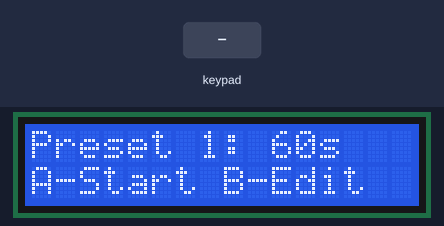
The sketch below on a simulated Arduino Uno, built with avr-gcc and run on an emulated ATmega328P. Shown: 16×2 character LCD. Inputs (shaded band) come from the test bench. EEPROM starts erased.

Above: at 1.3 s.
1.4 s: key 'B' pressed
At 1.8 s:
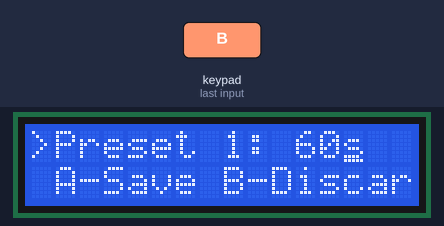
4.0 s: keypad keys 0 1 2 3 A pressed 0.4 s apart
At 7.1 s:
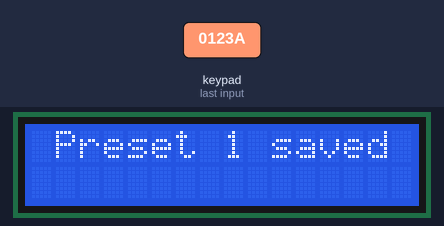
7.5 s: key 'A' pressed
At 8.7 s:
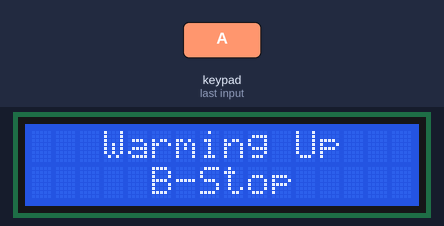
10.5 s: keypad keys 4 5 6 7 A pressed 0.4 s apart
At 13.5 s:
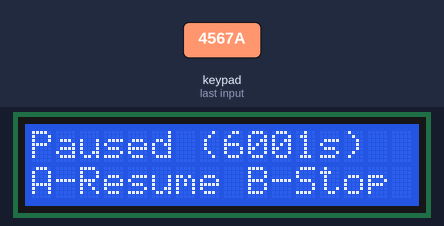
14.0 s: key 'B' pressed
At 14.8 s:
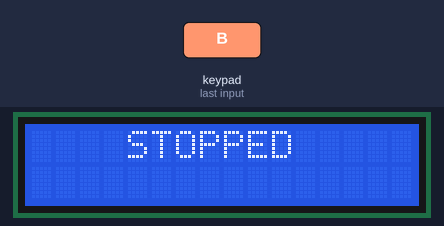
17.0 s: key 'B' pressed
At 17.4 s:
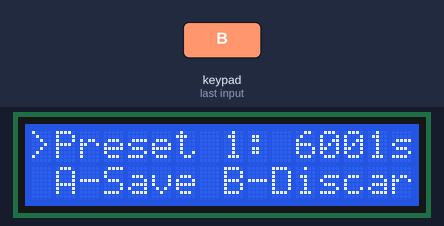
Timing chart, 0 to 20.0 s (numbered marks = the images above; inputs shaded):
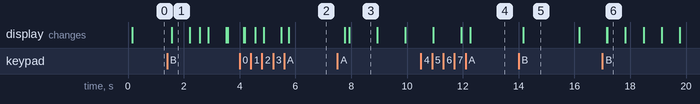

The sketch:

arduino-timer.ino
```cpp
#include <Keypad_I2C.h>
#include <Keypad.h>
#include <LiquidCrystal.h>
#include <EEPROM.h>

const int screenRows = 2;
const int screenCols = 16;

#define SCREEN_RST_PIN 8
#define SCREEN_ENABLE_PIN 7
#define SCREEN_D4_PIN 6
#define SCREEN_D5_PIN 5
#define SCREEN_D6_PIN 4
#define SCREEN_D7_PIN 3

#define KEYPAD_I2CADDR 0x38

#define LOAD_PIN 2

const byte KEYPAD_ROWS = 4;
const byte KEYPAD_COLS = 4;

char keys[KEYPAD_ROWS][KEYPAD_COLS] = {
  {'1','2','3','A'},
  {'4','5','6','B'},
  {'7','8','9','C'},
  {'*','0','#','D'}
};

byte keypadRowPins[KEYPAD_ROWS] = {0, 1, 2, 3};
byte keypadColPins[KEYPAD_COLS] = {4, 5, 6, 7};

char lastPressedKey = '\0';

enum TimerState { MAIN_MENU, EDIT, RUNNING, WARMING_UP };
TimerState currentState;


LiquidCrystal lcd(SCREEN_RST_PIN, SCREEN_ENABLE_PIN, SCREEN_D4_PIN, SCREEN_D5_PIN, SCREEN_D6_PIN, SCREEN_D7_PIN);
Keypad_I2C keypad = Keypad_I2C( makeKeymap(keys), keypadRowPins, keypadColPins, KEYPAD_ROWS, KEYPAD_COLS, KEYPAD_I2CADDR );

unsigned int scrollPosition = 0;
unsigned long scrollLastTime = 0;
int scrollDelay = 650;

void switchState(TimerState state) {
  currentState = state;
  switch(currentState) {
    case MAIN_MENU:
      mainMenuSetup();
      break;
    case EDIT:
      editSetup();
      break;
    case WARMING_UP:
      warmingUpSetup();
      break;
    case RUNNING:
      runningSetup();
      break;
  }
}

void EEPROMWriteInt(int p_address, int p_value)
{
  byte lowByte = ((p_value >> 0) & 0xFF);
  byte highByte = ((p_value >> 8) & 0xFF);
  EEPROM.write(p_address, lowByte);
  EEPROM.write(p_address + 1, highByte);
}

//This function will read a 2 byte integer from the eeprom at the specified address and address + 1
unsigned int EEPROMReadInt(int p_address)
{
  byte lowByte = EEPROM.read(p_address);
  byte highByte = EEPROM.read(p_address + 1);
  return ((lowByte << 0) & 0xFF) + ((highByte << 8) & 0xFF00);
}

unsigned int defaultPresetValue = 60;

unsigned int presets[10] = {defaultPresetValue, defaultPresetValue, defaultPresetValue, defaultPresetValue, defaultPresetValue, defaultPresetValue, defaultPresetValue, defaultPresetValue, defaultPresetValue, defaultPresetValue};

void savePreset(int presetNumber) {
  int resultAddress = 2 + presetNumber * 2;
  EEPROMWriteInt(resultAddress, presets[presetNumber]);
}

void setup() {
  // put your setup code here, to run once:
  Serial.begin(9600);
  keypad.begin();
  pinMode(LOAD_PIN, OUTPUT);
  keypad.addEventListener(keypadEvent);
  lcd.begin(screenCols, screenRows);

  byte editSymbolS[8] = {
    0b00000,
    0b00000,
    0b01110,
    0b10000,
    0b01110,
    0b00001,
    0b11110,
    0b11111
  };

  byte editSymbolWithZero[8] = {
    0b01110,
    0b10001,
    0b10011,
    0b10101,
    0b11001,
    0b10001,
    0b01110,
    0b11111
  };

  lcd.createChar(0, editSymbolS);
  lcd.createChar(1, editSymbolWithZero);

  // load presets from eeeprom:
  if (EEPROMReadInt(0) == 42) {
    // it's correct data, read presets:
    for (int i = 0; i < 10; ++i) {
      presets[i] = EEPROMReadInt(2 + i * 2);
    }
  } else {
    EEPROMWriteInt(0, 42);
    for (int i = 0; i < 10; ++i) {
      savePreset(i);
    }
  }

  switchState(MAIN_MENU);
}

void loop() {
  // put your main code here, to run repeatedly:
  char key = keypad.getKey();
  switch(currentState) {
    case MAIN_MENU:
      mainMenuLoop();
      break;
    case EDIT:
      editLoop();
      break;
    case RUNNING:
      runningLoop();
      break;
    case WARMING_UP:
      warmingUpLoop();
      break;
  }
}

int currentPreset = 1;


void clearRow(int row) {
  lcd.setCursor(0, row);
  for (int i = 0; i < screenCols; ++i) {
    lcd.print(' ');
  }
}

void initScroll() {
  clearRow(1);
  scrollLastTime = 0;
  scrollPosition = 0;
}

void processScroll(char* text, int sizeOfText) {
  unsigned long currentTime = millis();
  if (scrollLastTime == 0 || currentTime - scrollLastTime > scrollDelay){
    lcd.setCursor(0, 1);
    int textLength = sizeOfText - 1;
    for (int i = 0; i < min(screenCols, textLength); ++i) {
      lcd.print(text[(scrollPosition + i)%textLength]);
    }
    scrollLastTime = millis();
    if (textLength > screenCols) {
      ++scrollPosition;
      scrollPosition = scrollPosition % textLength;
    }
  }
}

void printChosenPreset() {
  clearRow(0);
  lcd.setCursor(0, 0);
  lcd.print("Preset ");
  lcd.print(currentPreset);
  lcd.print(": ");
  lcd.print(presets[currentPreset]);
  lcd.print("s");
}

void mainMenuSetup() {
  lastPressedKey = '\0';
  digitalWrite(LOAD_PIN, LOW);
  lcd.clear();
  printChosenPreset();
  initScroll();
}

char mainMenuScrollText[] = "A-Start B-Edit ";

void mainMenuLoop() {
  if (lastPressedKey != '\0') {
    char key = lastPressedKey;
    lastPressedKey = '\0';
    if (key >= '0' && key <= '9') {
      // switch preset:
      currentPreset = key - '0';
      printChosenPreset();
    } else {
      switch (key) {
        case 'A':
          // start
          switchState(WARMING_UP);
          return;
        case 'B':
          // edit
          switchState(EDIT);
          return;
      }
    }
  }

  processScroll(mainMenuScrollText, sizeof(mainMenuScrollText));
}

unsigned int editedPresetValue = 0;

int blinkPeriod = 1000;
unsigned long lastBlinkTime = 0;
bool cursorBlinkState = true;

void printPresetEditState() {
  clearRow(0);

  lcd.setCursor(0, 0);
  lcd.print(">Preset ");
  lcd.print(currentPreset);
  lcd.print(": ");
  if (editedPresetValue <= 0) {
    if (cursorBlinkState) {
      lcd.write(byte(1));
    } else {
      lcd.print(editedPresetValue);
    }
    lcd.print("s");
  } else {
    lcd.print(editedPresetValue);
    if (cursorBlinkState && editedPresetValue <= 999) {
      lcd.write(byte(0));
    } else {
      lcd.print("s");
    }
  }
}

void editSetup() {
  lastPressedKey = '\0';
  // load:
  editedPresetValue = presets[currentPreset];
  lcd.clear();
  printPresetEditState();
  initScroll();
  lastBlinkTime = millis();
}

char editScrollText[] = " A-Save B-Discard C-Backspace D-Default";

void editLoop() {
  if (lastPressedKey != '\0') {
    char key = lastPressedKey;
    lastPressedKey = '\0';
    if (key >= '0' && key <= '9') {
      if (editedPresetValue <= 999) {
        unsigned int val = key - '0';
        editedPresetValue = editedPresetValue * 10 + val;
        cursorBlinkState = true;
        lastBlinkTime = millis();
        printPresetEditState();
      }
    } else {
      switch (key) {
        case 'A':
          // save
          presets[currentPreset] = editedPresetValue;
          savePreset(currentPreset);
          lcd.clear();
          lcd.setCursor(0,0);
          lcd.print(" Preset ");
          lcd.print(currentPreset);
          lcd.print(" saved");
          delay(2000);
          switchState(MAIN_MENU);
          return;
        case 'B':
          // cancel
          switchState(MAIN_MENU);
          return;
        case 'C':
          // backspace
          if (editedPresetValue > 0) {
            editedPresetValue /= 10;
          }
          cursorBlinkState = true;
          lastBlinkTime = millis();
          printPresetEditState();
          return;
        case 'D':
          // default
          presets[currentPreset] = defaultPresetValue;
          savePreset(currentPreset);
          lcd.clear();
          lcd.setCursor(0,0);
          lcd.print("Preset ");
          lcd.print(currentPreset);
          lcd.print(" reset");
          lcd.setCursor(0,1);
          lcd.print("to default ");
          lcd.print(defaultPresetValue);
          lcd.print("s");
          delay(3000);
          switchState(MAIN_MENU);
          return;
      }
    }
  }

  processScroll(editScrollText, sizeof(editScrollText));
  unsigned long currentTime = millis();

  if (currentTime - lastBlinkTime > blinkPeriod) {
    cursorBlinkState = !cursorBlinkState;
    printPresetEditState();
    lastBlinkTime = millis();
  }
}

int warmUpTimerSeconds = 4;
int warmUpTimerValue;
unsigned long warmUpTimerLastSwitch;

void warmingUpSetup() {
  lastPressedKey = '\0';
  lcd.clear();
  lcd.setCursor(3, 0);
  lcd.print("Warming Up");
  lcd.setCursor(5, 1);
  lcd.print("B-Stop");
  warmUpTimerValue = warmUpTimerSeconds;
  warmUpTimerLastSwitch = millis();
}

void warmingUpLoop() {
  if (lastPressedKey != '\0') {
    char key = lastPressedKey;
    lastPressedKey = '\0';
    if (key == 'B') {
      lcd.clear();
      lcd.setCursor(4,0);
      lcd.print("STOPPED");
      delay(2000);
      switchState(MAIN_MENU);
      return;
    }
  }

  if (millis() - warmUpTimerLastSwitch > 1000) {
    warmUpTimerLastSwitch = millis();
    --warmUpTimerValue;
    if (warmUpTimerValue <= 0) {
      switchState(RUNNING);
      return;
    }
    clearRow(0);
    lcd.setCursor(8, 0);
    lcd.print(warmUpTimerValue);
  }
}

unsigned int runningCounter;
unsigned long lastCounterSwitchTime;
bool paused = false;
unsigned long pauseCurrentTimeDelta;

char runningModeText[] = "A-Pause B-Stop";

void printRunningCounter() {
  clearRow(0);
  lcd.setCursor(0, 0);
  lcd.print("Left: ");
  lcd.print(runningCounter);
  lcd.print("s");
}

void runningSetup() {
  lastPressedKey = '\0';
  digitalWrite(LOAD_PIN, HIGH);
  runningCounter = presets[currentPreset];
  lastCounterSwitchTime = millis();
  pauseCurrentTimeDelta = 0;
  paused = false;

  lcd.clear();
  lcd.setCursor(0, 1);
  lcd.print(runningModeText);

  printRunningCounter();
}

void runningLoop() {
  if (!paused) {
    unsigned long currentTime = millis();
    if (currentTime - lastCounterSwitchTime > 1000) {
      --runningCounter;
      lastCounterSwitchTime = currentTime;
      if (runningCounter <= 0) {
        digitalWrite(LOAD_PIN, LOW);
        lcd.clear();
        lcd.setCursor(6, 0);
        lcd.print("DONE");
        delay(2000);
        switchState(MAIN_MENU);
        return;
      }
      printRunningCounter();
    }
  }

  if (lastPressedKey != '\0') {
      char key = lastPressedKey;
      lastPressedKey = '\0';
      switch (key) {
        case 'A':
          // pause or resume
          if (!paused) {
            pauseCurrentTimeDelta = millis() - lastCounterSwitchTime;
            paused = true;
            digitalWrite(LOAD_PIN, LOW);
            lcd.clear();
            lcd.setCursor(0, 0);
            lcd.print("Paused (");
            lcd.print(runningCounter);
            lcd.print("s)");
            lcd.setCursor(0, 1);
            lcd.print("A-Resume B-Stop");
          } else {
            paused = false;
            lastCounterSwitchTime = millis() - pauseCurrentTimeDelta;
            digitalWrite(LOAD_PIN, HIGH);
            lcd.clear();
            printRunningCounter();
            lcd.setCursor(0, 1);
            lcd.print(runningModeText);
          }
          return;
        case 'B':
          // stop
          digitalWrite(LOAD_PIN, LOW);
          lcd.clear();
          lcd.setCursor(4,0);
          lcd.print("STOPPED");
          delay(2000);
          switchState(MAIN_MENU);
          return;
      }
    }
}

void keypadEvent(KeypadEvent key){
  switch (keypad.getState()){
    case PRESSED:

      break;
    case RELEASED:
      lastPressedKey = key;
      break;
    case HOLD:

      break;
  }
}
```

Measured:
- after the input at 1.4 s, the display: first changes after 0.16 s (image 1 shows a later state)
- after the input at 7.5 s, the display: first differs from a run without the input after 0.43 s (image 3)
- after the input at 10.5 s, the display: first differs from a run without the input after 1.8 s (image 4)
- after the input at 14.0 s, the display: changes after 0.16 s (image 5)
- after the input at 17.0 s, the display: first changes after 0.17 s (image 6 shows a later state)
- what the display in image 1 shows lasts 0.6 s, from 1.6 s to 2.2 s
- what the display in image 3 shows lasts 1.0 s, from 7.9 s to 8.9 s
